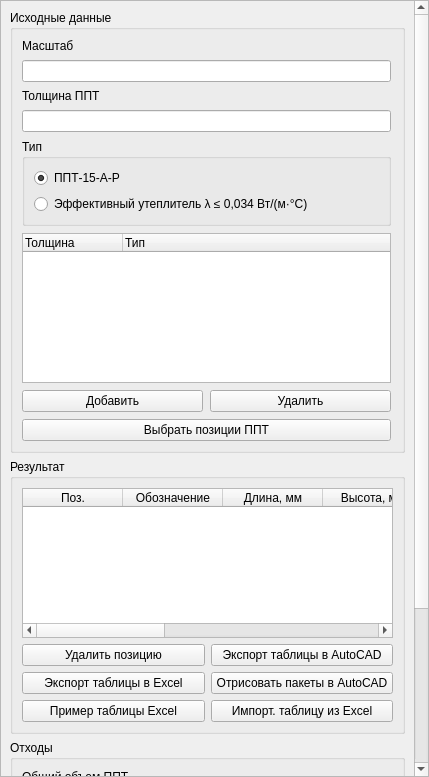
<?xml version="1.0" encoding="UTF-8"?>
<ui version="4.0">
 <class>Form</class>
 <widget class="QWidget" name="Form">
  <property name="geometry">
   <rect>
    <x>0</x>
    <y>0</y>
    <width>429</width>
    <height>777</height>
   </rect>
  </property>
  <property name="minimumSize">
   <size>
    <width>429</width>
    <height>0</height>
   </size>
  </property>
  <property name="windowTitle">
   <string>Form</string>
  </property>
  <layout class="QVBoxLayout" name="verticalLayout_3">
   <property name="leftMargin">
    <number>0</number>
   </property>
   <property name="topMargin">
    <number>0</number>
   </property>
   <property name="rightMargin">
    <number>0</number>
   </property>
   <property name="bottomMargin">
    <number>0</number>
   </property>
   <item>
    <widget class="QScrollArea" name="scrollArea">
     <property name="widgetResizable">
      <bool>true</bool>
     </property>
     <widget class="QWidget" name="scrollAreaWidgetContents">
      <property name="geometry">
       <rect>
        <x>0</x>
        <y>0</y>
        <width>412</width>
        <height>822</height>
       </rect>
      </property>
      <layout class="QGridLayout" name="gridLayout_2">
       <item row="0" column="0">
        <widget class="QGroupBox" name="init_data">
         <property name="title">
          <string>Исходные данные</string>
         </property>
         <property name="checkable">
          <bool>false</bool>
         </property>
         <layout class="QVBoxLayout" name="verticalLayout_6">
          <property name="spacing">
           <number>7</number>
          </property>
          <property name="rightMargin">
           <number>11</number>
          </property>
          <item>
           <widget class="QLabel" name="label_2">
            <property name="text">
             <string>Масштаб</string>
            </property>
           </widget>
          </item>
          <item>
           <widget class="QLineEdit" name="init_data_scale"/>
          </item>
          <item>
           <widget class="QLabel" name="label">
            <property name="text">
             <string>Толщина ППТ</string>
            </property>
           </widget>
          </item>
          <item>
           <widget class="QLineEdit" name="init_data_width"/>
          </item>
          <item>
           <widget class="QGroupBox" name="init_data_type">
            <property name="title">
             <string>Тип</string>
            </property>
            <layout class="QVBoxLayout" name="verticalLayout_2">
             <item>
              <widget class="QRadioButton" name="init_data_type_1">
               <property name="enabled">
                <bool>true</bool>
               </property>
               <property name="text">
                <string>ППТ-15-А-Р</string>
               </property>
               <property name="checked">
                <bool>true</bool>
               </property>
              </widget>
             </item>
             <item>
              <widget class="QRadioButton" name="init_data_type_2">
               <property name="text">
                <string>Эффективный утеплитель λ ≤ 0,034 Вт/(м·°C)</string>
               </property>
              </widget>
             </item>
            </layout>
           </widget>
          </item>
          <item>
           <widget class="QTreeWidget" name="init_data_table">
            <property name="minimumSize">
             <size>
              <width>192</width>
              <height>150</height>
             </size>
            </property>
            <column>
             <property name="text">
              <string>Толщина</string>
             </property>
            </column>
            <column>
             <property name="text">
              <string>Тип</string>
             </property>
            </column>
           </widget>
          </item>
          <item>
           <layout class="QHBoxLayout" name="horizontalLayout_2">
            <item>
             <widget class="QPushButton" name="init_data_add">
              <property name="text">
               <string>Добавить</string>
              </property>
             </widget>
            </item>
            <item>
             <widget class="QPushButton" name="init_data_delete">
              <property name="text">
               <string>Удалить</string>
              </property>
             </widget>
            </item>
           </layout>
          </item>
          <item>
           <widget class="QPushButton" name="acad_select_positions">
            <property name="enabled">
             <bool>true</bool>
            </property>
            <property name="text">
             <string>Выбрать позиции ППТ</string>
            </property>
           </widget>
          </item>
         </layout>
        </widget>
       </item>
       <item row="1" column="0">
        <widget class="QGroupBox" name="groupBox_3">
         <property name="title">
          <string>Результат</string>
         </property>
         <layout class="QVBoxLayout" name="verticalLayout_4">
          <item>
           <widget class="QTableWidget" name="res_table">
            <property name="minimumSize">
             <size>
              <width>0</width>
              <height>150</height>
             </size>
            </property>
            <property name="sizeAdjustPolicy">
             <enum>QAbstractScrollArea::AdjustToContents</enum>
            </property>
            <attribute name="horizontalHeaderMinimumSectionSize">
             <number>50</number>
            </attribute>
            <attribute name="verticalHeaderVisible">
             <bool>false</bool>
            </attribute>
            <column>
             <property name="text">
              <string>Поз.</string>
             </property>
            </column>
            <column>
             <property name="text">
              <string>Обозначение</string>
             </property>
            </column>
            <column>
             <property name="text">
              <string>Длина, мм</string>
             </property>
            </column>
            <column>
             <property name="text">
              <string>Высота, мм</string>
             </property>
            </column>
            <column>
             <property name="text">
              <string>Ширина, мм</string>
             </property>
            </column>
            <column>
             <property name="text">
              <string>Кол., шт.</string>
             </property>
            </column>
            <column>
             <property name="text">
              <string>Объем, м3</string>
             </property>
            </column>
            <column>
             <property name="text">
              <string>Примечания</string>
             </property>
            </column>
           </widget>
          </item>
          <item>
           <layout class="QGridLayout" name="gridLayout">
            <item row="0" column="0">
             <widget class="QPushButton" name="res_delete_position">
              <property name="text">
               <string>Удалить позицию</string>
              </property>
             </widget>
            </item>
            <item row="0" column="1">
             <widget class="QPushButton" name="res_export_table_to_acad">
              <property name="text">
               <string>Экспорт таблицы в AutoCAD</string>
              </property>
             </widget>
            </item>
            <item row="1" column="1">
             <widget class="QPushButton" name="res_draw_pos">
              <property name="text">
               <string>Отрисовать пакеты в AutoCAD</string>
              </property>
             </widget>
            </item>
            <item row="1" column="0">
             <widget class="QPushButton" name="res_export_table_to_excel">
              <property name="text">
               <string>Экспорт таблицы в Excel</string>
              </property>
             </widget>
            </item>
            <item row="2" column="1">
             <widget class="QPushButton" name="res_import_data_from_excel">
              <property name="text">
               <string>Импорт. таблицу из Excel</string>
              </property>
             </widget>
            </item>
            <item row="2" column="0">
             <widget class="QPushButton" name="res_excel_template">
              <property name="text">
               <string>Пример таблицы Excel</string>
              </property>
             </widget>
            </item>
           </layout>
          </item>
         </layout>
        </widget>
       </item>
       <item row="2" column="0">
        <widget class="QGroupBox" name="groupBox_4">
         <property name="title">
          <string>Отходы</string>
         </property>
         <layout class="QVBoxLayout" name="verticalLayout_5">
          <item>
           <widget class="QGroupBox" name="groupBox_5">
            <property name="title">
             <string>Общий объем ППТ</string>
            </property>
            <layout class="QVBoxLayout" name="verticalLayout_7">
             <item>
              <widget class="QLabel" name="label_3">
               <property name="text">
                <string>ППТ-15</string>
               </property>
              </widget>
             </item>
             <item>
              <widget class="QLineEdit" name="lineEdit_3"/>
             </item>
             <item>
              <widget class="QLabel" name="label_4">
               <property name="text">
                <string>Эффективный</string>
               </property>
              </widget>
             </item>
             <item>
              <widget class="QLineEdit" name="lineEdit_4"/>
             </item>
            </layout>
           </widget>
          </item>
          <item>
           <layout class="QVBoxLayout" name="verticalLayout">
            <item>
             <widget class="QPushButton" name="pushButton_7">
              <property name="text">
               <string>Рассчиать и вывести на лист</string>
              </property>
             </widget>
            </item>
            <item>
             <widget class="QPushButton" name="pushButton_8">
              <property name="text">
               <string>Отрисовать раскрой</string>
              </property>
             </widget>
            </item>
           </layout>
          </item>
         </layout>
        </widget>
       </item>
      </layout>
     </widget>
    </widget>
   </item>
  </layout>
 </widget>
 <resources/>
 <connections/>
</ui>
